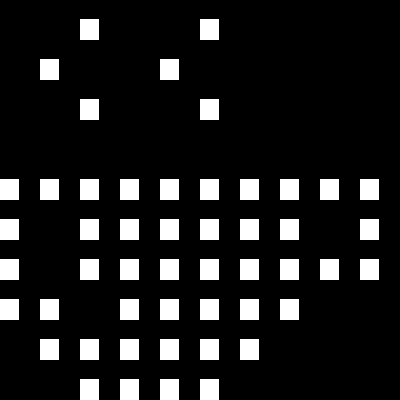

A level layout from a 2D game, rendered from its tile map. Below: a short description, then the map file with tile-grid data replaced by summaries:
An orthogonal 10x10 tile map with 40x40 px tiles, 1 tile layer (Layer 1).

<map version="1.0" orientation="orthogonal" width="10" height="10" tilewidth="40" tileheight="40">
 <tileset firstgid="1" name="texture" tilewidth="40" tileheight="40" spacing="4" margin="4">
  <image source="texture.png" />
 </tileset>
 <layer name="Layer 1" width="10" height="10">
  <data>[100 cells, 50 non-empty, 1 distinct tile ids]</data>
 </layer>
</map>
